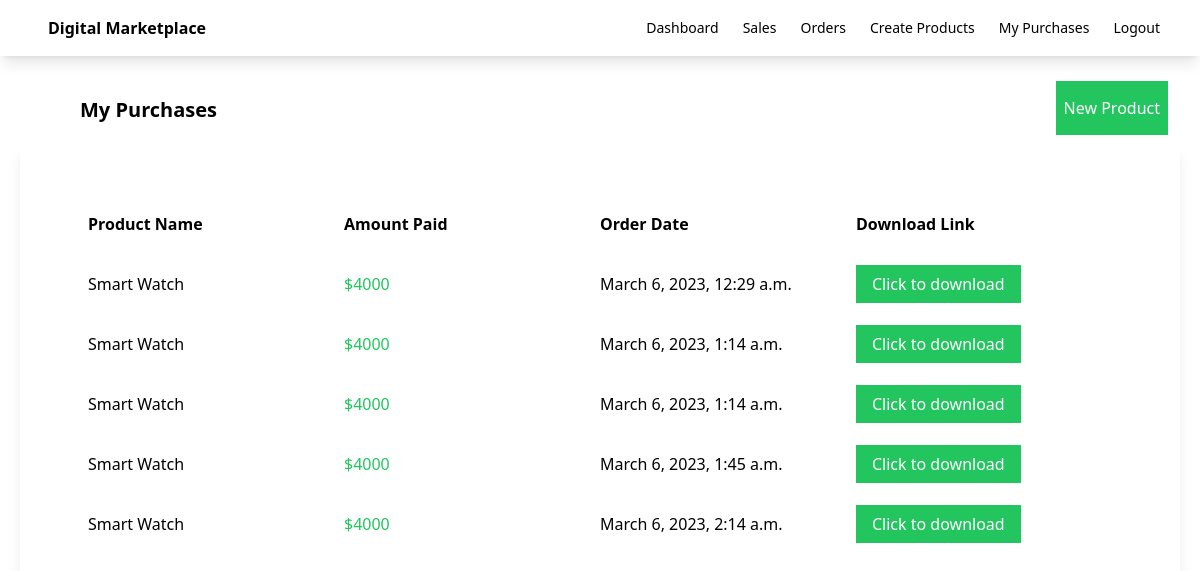
The page /purchases/ (signed in) on the database its author committed.
### myapp/models.py (models this page shows, shortened)
class OrderDetail(models.Model):
    customer_email = models.EmailField()
    product = models.ForeignKey(Product, on_delete=models.CASCADE)
    amount = models.IntegerField()
    stripe_payment_intent = models.CharField(max_length=200,null=True)
    has_paid = models.BooleanField(default=False)
    created_on = models.DateTimeField(auto_now_add=True)
    updated_on = models.DateTimeField(auto_now_add=True)

class Product(models.Model):
    seller = models.ForeignKey(User, on_delete=models.CASCADE)
    name = models.CharField(max_length=100)
    description = models.CharField(max_length=100)
    price = models.FloatField()
    file = models.FileField(upload_to='uploads')
    total_sales_amount = models.IntegerField(default=0)
    total_sales = models.IntegerField(default=0)

### myapp/views.py (the view)
# urls.py: path('purchases/',views.my_purchases,name='purchases'),
def my_purchases(request):
    orders = OrderDetail.objects.filter(customer_email=request.user.email)
    return render(request, 'myapp/purchases.html', {'orders': orders})

### myapp/templates/myapp/purchases.html
{% extends 'myapp/base.html' %}
{% block body %}
    <div class="flex justify-between">
        <div class="ml-20 mt-10 font-bold text-xl">My Purchases</div>
        <div class="ml-20 mt-10">
            <a class="bg-green-500 text-white px-2 py-4 mr-8" href="{% url 'createproduct' %}">New Product</a>
        </div>
    </div>
    <div class="order-container shadow-lg p-10 m-5">
        <div class="order-header flex font-bold  m-5 p-2 ">
            <div class="w-1/4">
                Product Name
            </div>
            <div class="w-1/4">
                Amount Paid
            </div>
            <div class="w-1/4">
                Order Date
            </div>
            <div class="w-1/4">
                Download Link
            </div>
        </div>
        {% for order in orders %}
        <div class="flex  m-5 p-2">
            <div class="w-1/4">
                {{order.product.name}}
            </div>
            <div class="w-1/4 text-green-500">
                ${{order.amount}}
            </div>
            <div class="w-1/4">
                {{order.created_on}}
            </div>
            <div class="w-1/4">
                <a class="bg-green-500 text-white px-4 py-2" href="{{order.product.file.url}}" download>Click to download</a>
            </div>
        </div>
        {% endfor %}
    </div>
{% endblock %}

### myapp/templates/myapp/base.html (shortened to what this page needs)
<!DOCTYPE html>
<html lang="en">
<head>
    <script src="https://cdn.tailwindcss.com"></script>
</head>
<body>
    <nav class="shadow-lg">
        <div class="flex flex-wrap justify-between ml-5 items-center mx-auto px-4 py-2.5">
            <a href="" class="flex items-center">
                <span class="self-center text-xml font-semibold">Digital Marketplace</span>
            </a>
            <div class="flex items-center">
                <a href="{% url 'dashboard' %}" class="mr-6 text-sm font-medium text-grey-500">Dashboard</a>
                <a href="{% url 'sales' %}" class="mr-6 text-sm font-medium text-grey-500">Sales</a>
                <a href="" class="mr-6 text-sm font-medium text-grey-500">Orders</a>
                <a href="{% url 'createproduct' %}" class="mr-6 text-sm font-medium text-grey-500">Create Products</a>
                <a href="{% url 'purchases' %}" class="mr-6 text-sm font-medium text-grey-500">My Purchases</a>
                <a href="{% url 'logout' %}" class="mr-6 text-sm font-medium text-grey-500">Logout</a>
            </div>
        </div>
    </nav>
    {% block body %}
    {% endblock %}
</body>
</html>

### rows shown on the page
OrderDetail: product.name "Smart Watch", amount "4000", created_on "March 6, 2023, 12:29 a.m."
OrderDetail: product.name "Smart Watch", amount "4000", created_on "March 6, 2023, 1:14 a.m."
OrderDetail: product.name "Smart Watch", amount "4000", created_on "March 6, 2023, 1:14 a.m."
OrderDetail: product.name "Smart Watch", amount "4000", created_on "March 6, 2023, 1:45 a.m."
OrderDetail: product.name "Smart Watch", amount "4000", created_on "March 6, 2023, 2:14 a.m."
